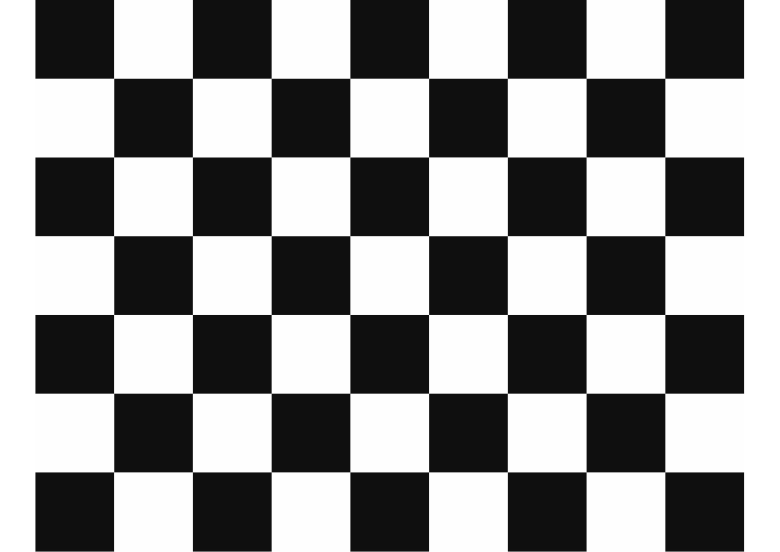
#> input picture Checkerboard-A4-30mm-8x6 .jpg, 2339 x 1654 px (shown at 1/3 size); its folder holds 2 pictures in this run; the run also reads 1 picture not shown here
$ python main_camera_calibration.py
#> lines starting #> are read from the running program, lines starting #| are printed output that depends on the picture; after the words box and inside, x2 and y2 are one past the last pixel; in counts of white or black regions, pixels touching at a corner belong together; long printed decimals are rounded
import numpy as np
import cv2 as cv
import glob

chessboard_size = (8,6) # given 6x8 chessboard pattern

# termination criteria
criteria = (cv.TERM_CRITERIA_EPS + cv.TERM_CRITERIA_MAX_ITER, 30, 0.001)
# prepare object points, like (0,0,0), (1,0,0), (2,0,0) ....,(6,5,0)
objp = np.zeros((chessboard_size[0]*chessboard_size[1],3), np.float32)
objp[:,:2] = np.mgrid[0:chessboard_size[0],0:chessboard_size[1]].T.reshape(-1,2)
# Arrays to store object points and image points from all the images.
objpoints = [] # 3d point in real world space
imgpoints = [] # 2d points in image plane.
images = glob.glob('*.jpg')
for fname in images:
    img = cv.imread(fname)
#> img is the input picture: shape (1654, 2339, 3); min 0, max 255, mean 143.9
    gray = cv.cvtColor(img, cv.COLOR_BGR2GRAY)
    # Find the chess board corners
    ret, corners = cv.findChessboardCorners(gray, chessboard_size, None)
#> ret = True; corners = 48 rows, first 8: [342, 235.6], [578.2, 235.5], [814.5, 235.6], [1050.6, 235.6], [1286.7, 235.6], [1523.1, 235.6], [1759.4, 235.6], [1995.5, 235.6]

    # If found, add object points, image points (after refining them)
    if ret == True:
        objpoints.append(objp)
        corners2 = cv.cornerSubPix(gray,corners, (11,11), (-1,-1), criteria)
#> corners2 = 48 rows, first 8: [342, 235.6], [578.2, 235.6], [814.5, 235.6], [1050.6, 235.6], [1286.7, 235.6], [1523, 235.6], [1759.4, 235.6], [1995.5, 235.6]
        imgpoints.append(corners2)
        # Draw and display the corners
        cv.drawChessboardCorners(img, chessboard_size, corners2, ret)
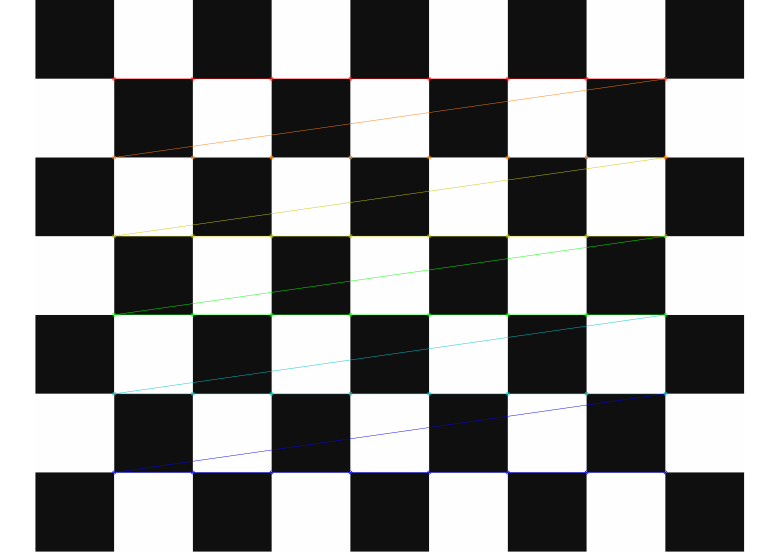
#> img: shape (1654, 2339, 3) (shown at 1/3 size); 1.51% of pixels changed, all inside (x1, y1, x2, y2) = (336, 230, 2003, 1424)
        cv.imshow('img', img)
        cv.waitKey(500)
#> pass 2 of the loop `for fname in images:`:
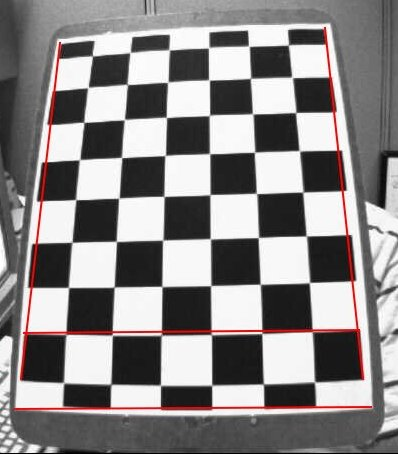
#> input picture calib_radial.jpg, 398 x 454 px
#> img is the input picture: shape (454, 398, 3); mean B, G, R 135.6, 135.6, 139
#> `gray = cv.cvtColor(img, cv.COLOR_BGR2GRAY)`:
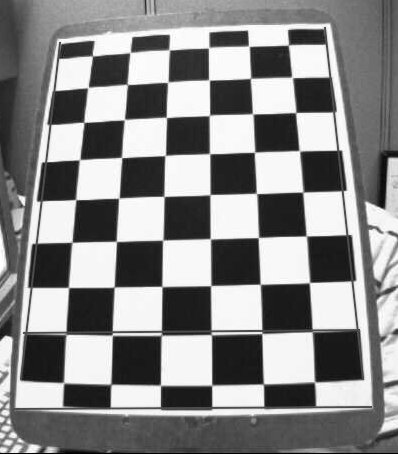
#> gray: shape (454, 398); min 0, max 255, mean 136.6
#> corners = 48 rows, first 8: [291.9, 77.12], [295.8, 112.7], [299.5, 150.9], [302.8, 192.3], [306.1, 236], [309.5, 282.5], [311.9, 331.9], [314.7, 381.8]
#> corners2 = 48 rows, first 8: [292.2, 77.4], [295.7, 112.5], [299.3, 150.7], [302.9, 192.1], [306.4, 236], [309.5, 282.6], [312.3, 330.7], [314.5, 382]
#> `cv.drawChessboardCorners(img, chessboard_size, corners2, ret)`:
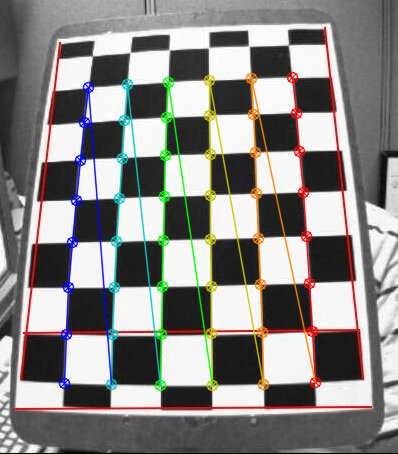
#> img: shape (454, 398, 3); 7.63% of pixels changed, all inside (x1, y1, x2, y2) = (58, 71, 322, 392)

cv.destroyAllWindows()

print(f'Object Point: {objpoints}')
print(f'Image Points: {imgpoints}')
#| Image Points: [array([[[ 341.985,  235.601]],
#|        [[ 578.2009 ,  235.5996 ]],
#|        [[ 814.488,  235.6033 ]],
#|        [[1050.5712 ,  235.602]],
#|        [[1286.685  ,  235.599]],
#|        [[1522.9877 ,  235.595]],
#|        [[1759.3605 ,  235.601]],
#|        [[1995.5138 ,  235.6024 ]],
#|        [[ 342.0008 ,  471.831]],
#|        [[ 578.203,  471.827]],
#|        [[ 814.489,  471.828]],
#|        [[1050.568  ,  471.829]],
#> (further printed lines are left out)


## Camera callibration starts here
ret, mtx, dist, rvecs, tvecs = cv.calibrateCamera(objpoints, imgpoints, gray.shape[::-1], None, None)
#> ret = 0.859; mtx = [[542.2, 0, 197.4], [0, 542.3, 227.2], [0, 0, 1]]; dist = [[-0.000226, 2.09e-05, 6.95e-06, 8.78e-05, -6.86e-07]]; rvecs = ([-7.59e-07, -6.42e-05, 3.26e-05], [-0.209, 0.342, 1.54]); tvecs = ([0.611, 0.0355, 2.29], [2.27, -3.57, 12.79])

print(f'Camera calibrated {ret}')
#| Camera calibrated 0.8591
print(f'Camera Matrix: {mtx}')
#| Camera Matrix: [[542.174   0.         197.439]
#|  [  0.         542.304 227.213]
#|  [  0.           0.           1.        ]]
print(f'Distored Parameters: {dist}')
#| Distored Parameters: [[-2.25676782e-04  2.08793644e-05  6.95285638e-06  8.78355205e-05
#|   -6.86351904e-07]]
print(f'Rotation vectors: {rvecs}')
#| Rotation vectors: (array([[-7.58804952e-07],
#|        [-6.42037083e-05],
#|        [ 3.26319115e-05]]), array([[-0.2092  ],
#|        [ 0.3419 ],
#|        [ 1.537]]))
print(f'Translation vectors: {tvecs}')

## undistortion ##
img = cv.imread('calib_radial.jpg')
h,  w = img.shape[:2]
#> h = 454; w = 398
newcameramtx, roi = cv.getOptimalNewCameraMatrix(mtx, dist, (w,h), 1, (w,h))
#> newcameramtx = [[542.1, 0, 197.5], [0, 542.2, 227.2], [0, 0, 1]]; roi = (0, 0, 397, 453)

# undistort
dst = cv.undistort(img, mtx, dist, None, newcameramtx)
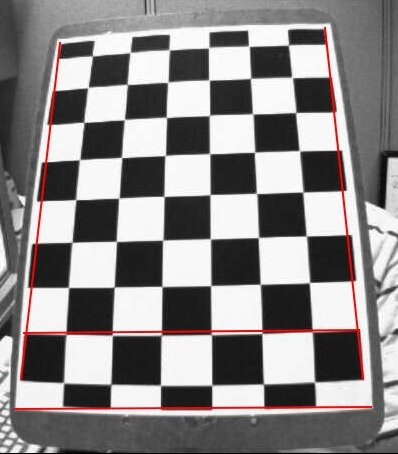
#> dst: shape (454, 398, 3); mean B, G, R 135.6, 135.6, 139
# crop the image
x, y, w, h = roi
#> x = 0; y = 0; w = 397; h = 453
dst = dst[y:y+h, x:x+w]
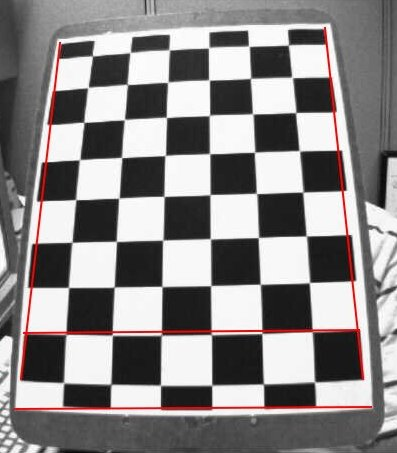
#> dst: shape (453, 397, 3); mean B, G, R 135.8, 135.8, 139.3
cv.imwrite('calibresult.png', dst)

mean_error = 0
for i in range(len(objpoints)):
    imgpoints2, _ = cv.projectPoints(objpoints[i], rvecs[i], tvecs[i], mtx, dist)
    error = cv.norm(imgpoints[i], imgpoints2, cv.NORM_L2)/len(imgpoints2)
    mean_error += error
#> this loop made 2 passes
#> (error, mean_error) on passes 1 to 2: (0.0136, 0.0136), (0.175, 0.188)
#> after the loop, mean_error = 0.188
print( "total error: {}".format(mean_error/len(objpoints)) )
